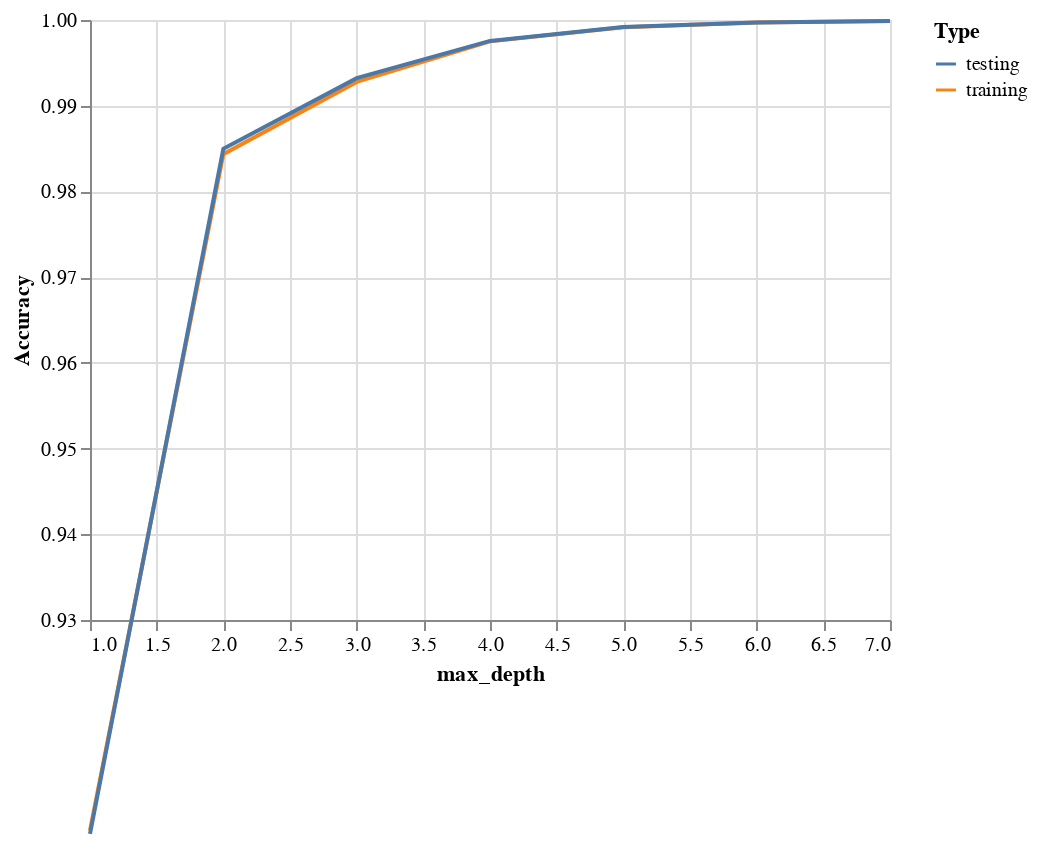

The notebook cell this image was saved under:
### Markdown cell above
## The parameters of a random forest are the variables and thresholds used to split each node learned during training. Scikit-Learn implements a set of sensible default hyperparameters for all models, but these are not guaranteed to be optimal for a problem. The best hyperparameters are usually impossible to determine ahead of time, and tuning a model is the best way to optimize. As observed in these trees, we can see that the hyper parameter `max_depth` increases the depth of the tree. The resulting mse at the root of each tree drops 1 decimal with increase in the depth of the tree there by improving the accuracy of the prediction. For sake of relevance of visualization, we won't visualize the 64 resulting roots of the tree. At a `max_depth` of 5, we achieve a training and test accuracy of 0.99

### Code cell
max_depth = range(1, 8)
X_train, X_test, y_train, y_test = test_train_compound(df, "tbbpa")
depth = []
train_acc = []
test_acc = []
for i in max_depth:
    depth.append(i)
    rf = RandomForestRegressor(max_depth = i, random_state=0).fit(X_train, y_train)
    train_acc.append(rf.score(X_train, y_train))
    test_acc.append(rf.score(X_test, y_test))
    #print(i)
df_rf = pd.DataFrame({'training' : train_acc,
                      'testing' : test_acc,
                      'max_depth' : depth})
df_rf = df_rf.melt(id_vars = 'max_depth', var_name = 'Type', value_name = 'Accuracy')
alt.Chart(df_rf.query("max_depth < 8")).mark_line().encode(
    alt.X('max_depth'),
    alt.Y('Accuracy', scale=alt.Scale(domain=[0.93, 1])),
    alt.Color('Type:N'))

### Figure 1 — Vega-Lite specification as saved in the notebook (floating-point values rounded to 4 significant figures)
{"$schema": "https://vega.github.io/schema/vega-lite/v3.4.0.json", "config": {"mark": {"tooltip": null}, "view": {"height": 300, "width": 400}}, "data": {"name": "data-a7a5f1ffea9b9a97d2a99174726671e1"}, "datasets": {"data-a7a5f1ffea9b9a97d2a99174726671e1": [{"Accuracy": 0.9055, "Type": "training", "max_depth": 1}, {"Accuracy": 0.9843, "Type": "training", "max_depth": 2}, {"Accuracy": 0.9928, "Type": "training", "max_depth": 3}, {"Accuracy": 0.9975, "Type": "training", "max_depth": 4}, {"Accuracy": 0.9991, "Type": "training", "max_depth": 5}, {"Accuracy": 0.9997, "Type": "training", "max_depth": 6}, {"Accuracy": 0.9999, "Type": "training", "max_depth": 7}, {"Accuracy": 0.9051, "Type": "testing", "max_depth": 1}, {"Accuracy": 0.985, "Type": "testing", "max_depth": 2}, {"Accuracy": 0.9932, "Type": "testing", "max_depth": 3}, {"Accuracy": 0.9976, "Type": "testing", "max_depth": 4}, {"Accuracy": 0.9992, "Type": "testing", "max_depth": 5}, {"Accuracy": 0.9997, "Type": "testing", "max_depth": 6}, {"Accuracy": 0.9999, "Type": "testing", "max_depth": 7}]}, "encoding": {"color": {"field": "Type", "type": "nominal"}, "x": {"field": "max_depth", "type": "quantitative"}, "y": {"field": "Accuracy", "scale": {"domain": [0.93, 1]}, "type": "quantitative"}}, "mark": "line"}
